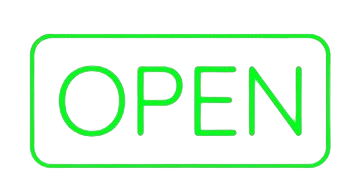
#> input picture 4100901-Proyecto-Final_2025-02-06/Assests/texto_open-r.png, 360 x 180 px, found by its file name
$ python convert_image.py
#> lines starting #> are read from the running program, lines starting #| are printed output that depends on the picture; after the words box and inside, x2 and y2 are one past the last pixel; in counts of white or black regions, pixels touching at a corner belong together
from PIL import Image
import numpy as np

def convert_png_to_c_array(image_path, output_file, width=128, height=64):
    """
    Converts a PNG image to a C array in ROW-MAJOR order for ssd1306_DrawBitmap().
    Each byte represents 8 horizontal pixels.
    """
#> called with output_file = 'open_text_r.h', width = 128, height = 64
    img = Image.open(image_path).convert('1')  # Convert to monochrome (1-bit)
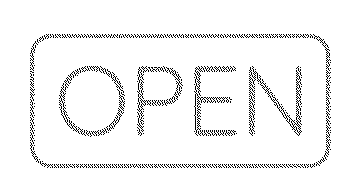
#> img: PIL image 360x180 1; 95.2% white; black in thin lines or dots, all inside (x1, y1, x2, y2) = (30, 34, 331, 168)
    img = img.resize((width, height))  # Resize image if necessary
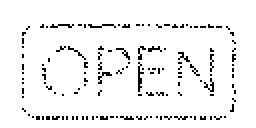
#> img: PIL image 128x64 1 (shown 2 times larger); 94.5% white; black in thin lines or dots, all inside (x1, y1, x2, y2) = (11, 12, 118, 60)

    img_data = np.array(img)

    byte_width = (width + 7) // 8  # Number of bytes per row
    byte_array = [0] * (byte_width * height)

    for y in range(height):
        for x in range(width):
            byte_index = y * byte_width + (x // 8)  # Position in byte array
            bit_position = 7 - (x % 8)  # MSB first


            if img_data[y, x] == 0:  # Black pixel (ON)
                byte_array[byte_index] |= (1 << bit_position)

    # Generate C array output
    c_code = f"const uint8_t {output_file}[{len(byte_array)}] = {{\n"
    for i, byte in enumerate(byte_array):
        c_code += f" 0x{byte:02X},"
        if (i + 1) % 16 == 0:  # New line every 16 bytes
            c_code += "\n"
    c_code += "\n};\n"

    # Save to file
    with open(output_file, 'w') as f:
        f.write(c_code)

    print(f"C array saved to {output_file}")

# Example usage
convert_png_to_c_array(r"C:\Users\Tatan Perez\Documents\Unal\Tuition 6\Estructuras Computacionales\GithubDesktop\4100901-Final_Project_2024_2\4100901-Proyecto-Final_2025-02-06\Assests\texto_open-r.png", "open_text_r.h", width=128, height=64)

$ run again, with 4100901-Proyecto-Final_2025-02-06/Assests/texto_close-r.png copied over 4100901-Proyecto-Final_2025-02-06/Assests/texto_open-r.png
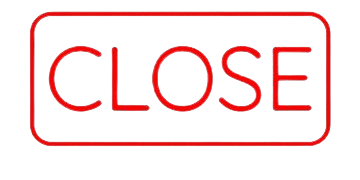
#> input picture 4100901-Proyecto-Final_2025-02-06/Assests/texto_close-r.png, 360 x 180 px, found by its file name
#> in convert_png_to_c_array, `img = Image.open(image_path).convert('1')`:
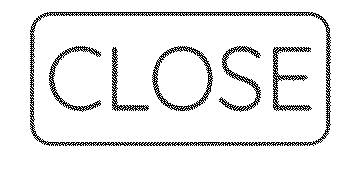
#> img: PIL image 360x180 1; 92.6% white; black in thin lines or dots, all inside (x1, y1, x2, y2) = (30, 12, 331, 146)
#> in convert_png_to_c_array, `img = img.resize((width, height))`:
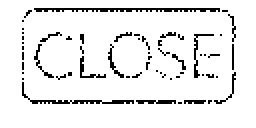
#> img: PIL image 128x64 1 (shown 2 times larger); 91.9% white; black in thin lines or dots, all inside (x1, y1, x2, y2) = (11, 4, 118, 52)
